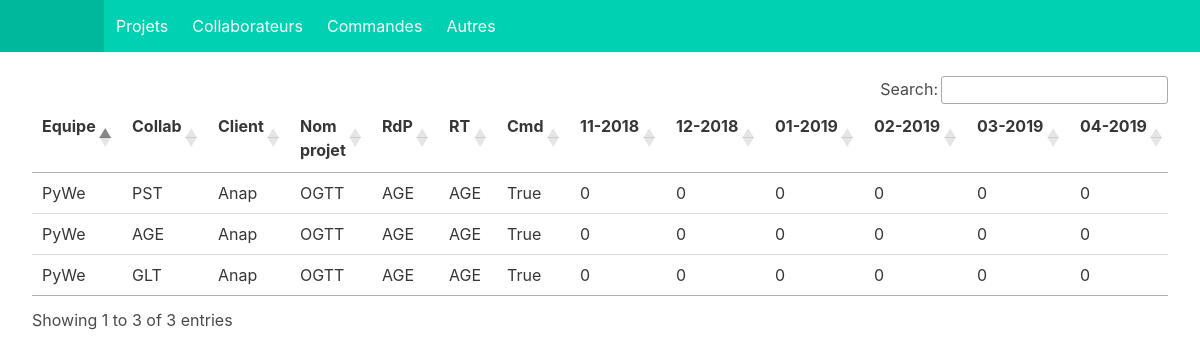
Page /pdc/projets/ on the committed database.
### pdc_core_app/models.py (models this page shows, shortened)
class Equipe(models.Model):
    idEquipe = models.AutoField(primary_key=True)
    EQUIPE = (
        ('PyWe', 'PythonWeb'),
        ('PyQt', 'PythonQt'),
        ('CPQt', 'CPlusQt')
    )
    nomE = models.CharField(max_length=4, choices=EQUIPE)

class Collaborateur(models.Model):
    trigrammeC = models.CharField(max_length=3, primary_key=True)
    nomC = models.CharField(max_length=50)
    prenomC = models.CharField(max_length=50)
    ROLE = (
        ('RdP', 'Responsable de projet'),
        ('IE', 'Ingénieur étude'),
        ('Stg', 'Stagiaire')
    )
    role = models.CharField(max_length=3, choices=ROLE)
    equipe = models.ForeignKey(Equipe, on_delete=models.CASCADE)

class Client(models.Model):
    idClient = models.AutoField(primary_key=True)
    nomCl = models.CharField(max_length=50)

class Projet(models.Model):
    idProjet = models.AutoField(primary_key=True)
    nomP = models.CharField(max_length=50)
    RdP = models.ForeignKey(Collaborateur, on_delete=models.CASCADE,
                            related_name="respP")
    RT = models.ForeignKey(Collaborateur, on_delete=models.CASCADE,
                           related_name="respT")
    client = models.ForeignKey(Client, on_delete=models.CASCADE)

### pdc_core_app/views.py (the view)
# urls.py: path('projets/', views.projets, name='projets'),
def projets(request):
    page_title = 'Projets'
    list_month_display = []
    list_month = []
    all = []
    for i in range(0, 13):
        date_month_after = datet.now() + rd.relativedelta(months=i)
        list_month_display.append((date_month_after.month, date_month_after.year))
        list_month.append(month.Month(date_month_after.year, date_month_after.month))
    repartitions = RepartitionProjet.objects.all()
    for rp in repartitions:
        list = []
        list.extend((rp.commande.equipe.nomE, rp.collaborateur.trigrammeC,
                     rp.commande.projet.client.nomCl, rp.commande.projet.nomP,
                     rp.commande.projet.RdP.trigrammeC,
                     rp.commande.projet.RT.trigrammeC, rp.commande.etablie))
        list_month_repartition = []
        for some in rp.list_R.filter(month__gte=datet.now()):
            list_month_repartition.append(some.month)
        for lm in list_month:
            if lm in list_month_repartition:
                i = list_month_repartition.index(lm)
                pourc = rp.list_R.filter(month__gte=datet.now())[i].pourcentage
                list.append(pourc)
            else:
                list.append(0)
        all.append(list)
    return render(request, 'pdc_core_app/projets.html',
                  {'page_title': page_title,
                   'list_month_display': list_month_display,
                   'all': all})

### pdc_core_app/templates/pdc_core_app/projets.html (shortened to what this page needs)
{% extends "./base.html" %}
{% block content %}
{% load static %}
<br>
<table id='myTable' class = "table is-fullwidth">
  <thead>
    <tr>
      <th>Equipe</th>
      <th>Collab</th>
      <th>Client</th>
      <th>Nom projet</th>
      <th>RdP</th>
      <th>RT</th>
      <th>Cmd</th>
      {% for month in list_month_display %}
        {% if month.0 > 9 %}
        <th>{{ month.0 }}-{{ month.1 }}</th>
        {% else %}
        <th>0{{ month.0 }}-{{ month.1 }}</th>
        {% endif %}
      {% endfor %}
    </tr>
  </thead>
  <tbody>
    {% for sku in all %}
    <tr>
      {% for rp in sku %}
        <td>{{ rp }}</td>
      {% endfor %}
    </tr>
    {% endfor %}
  </tbody>
</table>
{% endblock %}

### rows in the picture
Equipe: sku "PyWe" "PyWe" "PyWe"
Collaborateur: sku "PST"
Client: sku "Anap" "Anap" "Anap"
Projet: sku "OGTT" "OGTT" "OGTT"
Collaborateur: sku "AGE" "AGE" "AGE" "AGE" "AGE" "AGE" "AGE"
Collaborateur: sku "GLT"

### other values in the picture
{{ month.0 }} "11" "12"
{{ month.1 }} "2018" "2018"
{{ month.0 }} "1" "2" "3" "4"
{{ month.1 }} "2019" "2019" "2019" "2019"
{{ rp }} "True" "0" "0" "0" "0" "0" "0" "True" "0" "0" "0" "0" "0" "0" "True" "0" "0" "0" "0" "0" "0"
